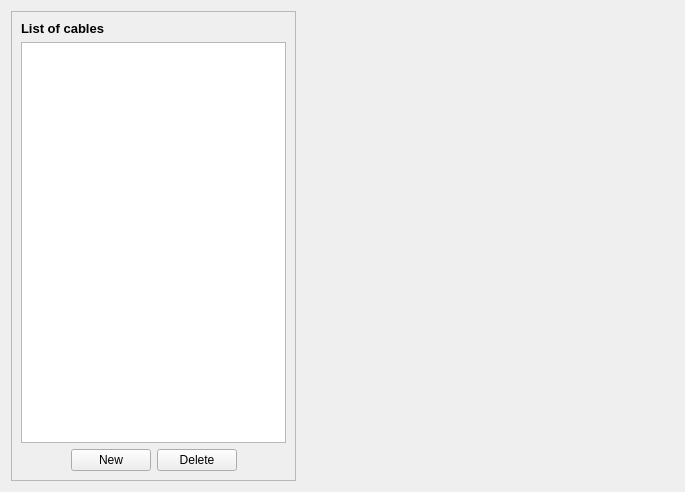
<?xml version="1.0" encoding="UTF-8"?>
<ui version="4.0">
 <class>Form</class>
 <widget class="QWidget" name="Form">
  <property name="geometry">
   <rect>
    <x>0</x>
    <y>0</y>
    <width>685</width>
    <height>492</height>
   </rect>
  </property>
  <property name="windowTitle">
   <string>Form</string>
  </property>
  <layout class="QHBoxLayout" name="horizontalLayout">
   <item>
    <widget class="QFrame" name="frame">
     <property name="maximumSize">
      <size>
       <width>300</width>
       <height>16777215</height>
      </size>
     </property>
     <property name="frameShape">
      <enum>QFrame::StyledPanel</enum>
     </property>
     <property name="frameShadow">
      <enum>QFrame::Raised</enum>
     </property>
     <layout class="QVBoxLayout" name="verticalLayout">
      <item>
       <widget class="QLabel" name="ui_lbl_listCables">
        <property name="text">
         <string>&lt;html&gt;&lt;head/&gt;&lt;body&gt;&lt;p&gt;&lt;span style=&quot; font-size:10pt; font-weight:600;&quot;&gt;List of cables&lt;/span&gt;&lt;/p&gt;&lt;/body&gt;&lt;/html&gt;</string>
        </property>
       </widget>
      </item>
      <item>
       <widget class="QListView" name="ui_listCables"/>
      </item>
      <item>
       <layout class="QHBoxLayout" name="horizontalLayout_2">
        <item>
         <spacer name="horizontalSpacer_2">
          <property name="orientation">
           <enum>Qt::Horizontal</enum>
          </property>
          <property name="sizeType">
           <enum>QSizePolicy::MinimumExpanding</enum>
          </property>
          <property name="sizeHint" stdset="0">
           <size>
            <width>40</width>
            <height>20</height>
           </size>
          </property>
         </spacer>
        </item>
        <item>
         <widget class="QPushButton" name="ui_btn_new">
          <property name="text">
           <string>New</string>
          </property>
         </widget>
        </item>
        <item>
         <widget class="QPushButton" name="ui_btn_delete">
          <property name="text">
           <string>Delete</string>
          </property>
         </widget>
        </item>
        <item>
         <spacer name="horizontalSpacer_3">
          <property name="orientation">
           <enum>Qt::Horizontal</enum>
          </property>
          <property name="sizeType">
           <enum>QSizePolicy::MinimumExpanding</enum>
          </property>
          <property name="sizeHint" stdset="0">
           <size>
            <width>40</width>
            <height>20</height>
           </size>
          </property>
         </spacer>
        </item>
       </layout>
      </item>
     </layout>
    </widget>
   </item>
   <item>
    <widget class="QFrame" name="ui_frame_cable">
     <property name="frameShape">
      <enum>QFrame::StyledPanel</enum>
     </property>
     <property name="frameShadow">
      <enum>QFrame::Raised</enum>
     </property>
    </widget>
   </item>
   <item>
    <spacer name="horizontalSpacer">
     <property name="orientation">
      <enum>Qt::Horizontal</enum>
     </property>
     <property name="sizeType">
      <enum>QSizePolicy::Expanding</enum>
     </property>
     <property name="sizeHint" stdset="0">
      <size>
       <width>372</width>
       <height>20</height>
      </size>
     </property>
    </spacer>
   </item>
  </layout>
 </widget>
 <tabstops>
  <tabstop>ui_listCables</tabstop>
  <tabstop>ui_btn_new</tabstop>
  <tabstop>ui_btn_delete</tabstop>
 </tabstops>
 <resources/>
 <connections/>
</ui>
